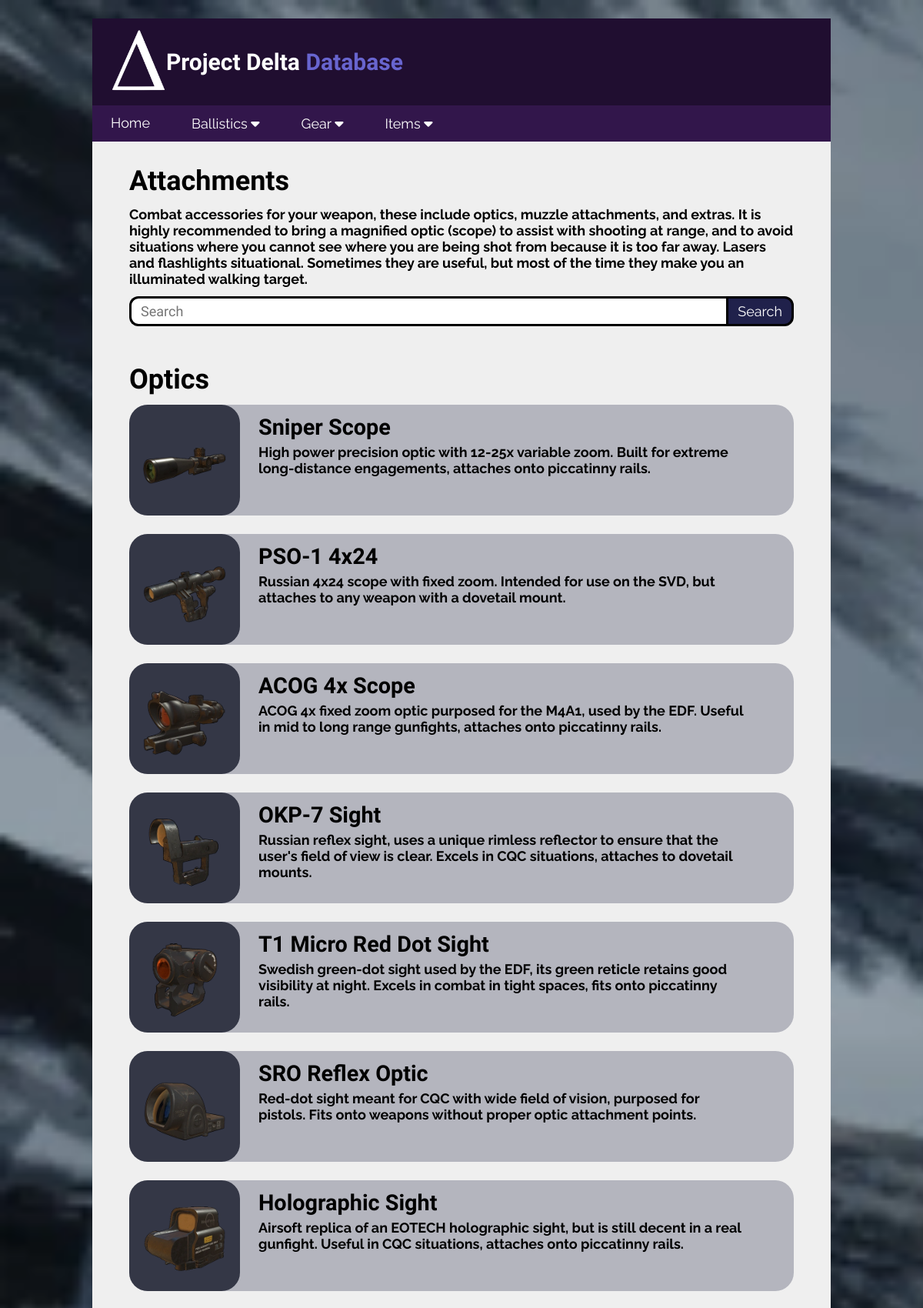
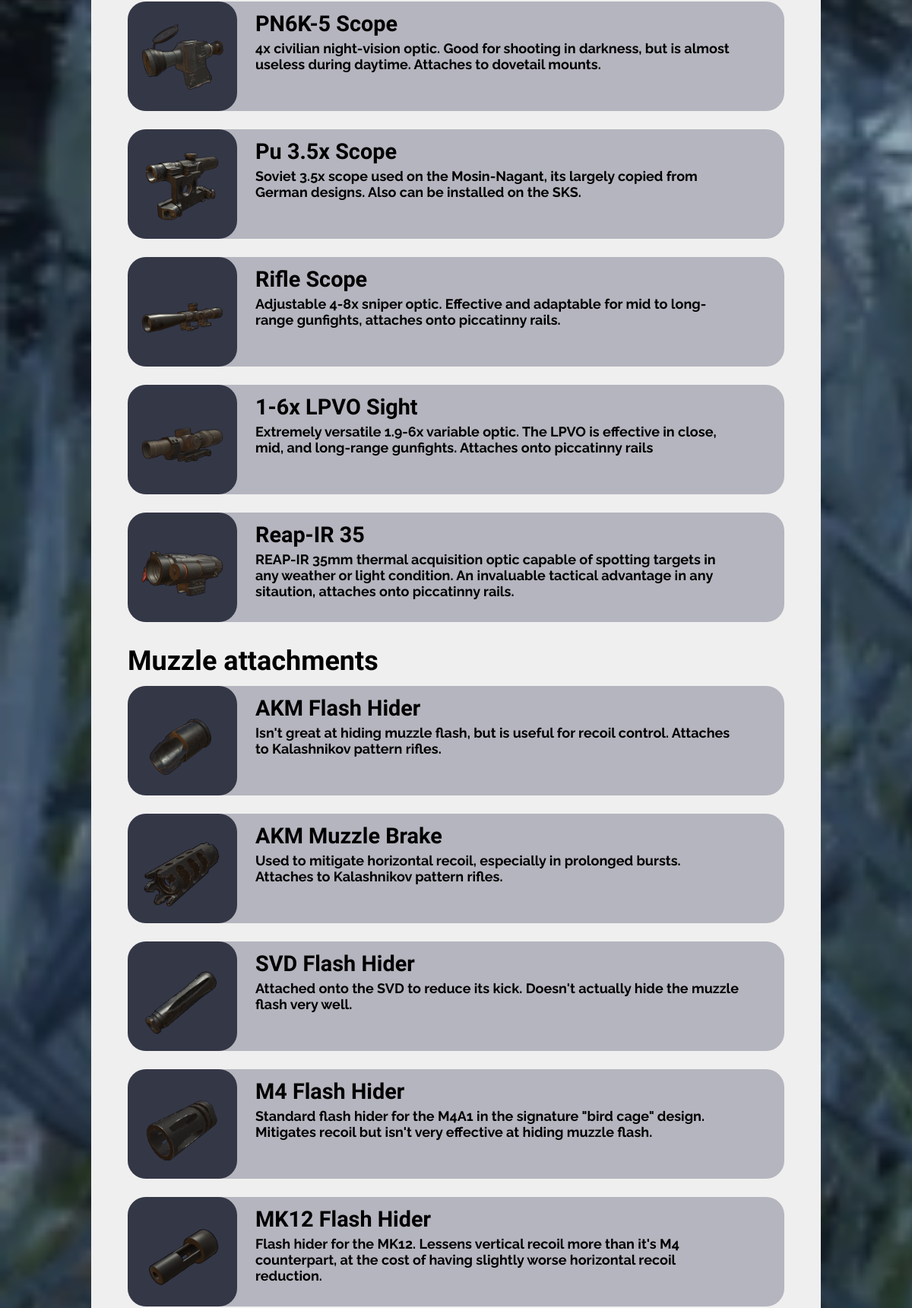
Page /attachments (upper part) on the committed database (2 pictures, top to bottom).
### tables this page shows
CREATE TABLE attachments (id INTEGER PRIMARY KEY, name TEXT, type TEXT, zoom TEXT, "recoil.v" INTEGER, "recoil.h" INTEGER, mobility INTEGER, durability INTEGER, description TEXT, image TEXT);

### Flask/routes.py (the view)
@app.route("/attachments", methods=["GET", "POST"])
def all_attachments():
    conn = sqlite3.connect('delta.db')
    cur = conn.cursor()
    search_query = request.args.get('search', '')
    if search_query:
       cur.execute("SELECT * FROM attachments WHERE name LIKE ? AND type = ? ORDER BY id", ('%' + search_query + '%', 'Optic'))
    else:
        cur.execute("SELECT * FROM attachments WHERE type = ? ORDER BY id", ("Optic",))
    optics = cur.fetchall()
    cur = conn.cursor()
    if search_query:
       cur.execute("SELECT * FROM attachments WHERE name LIKE ? AND type = ? ORDER BY id", ('%' + search_query + '%', 'Muzzle'))
    else:
        cur.execute("SELECT * FROM attachments WHERE type = ? ORDER BY id", ("Muzzle",))
    muzzles = cur.fetchall()
    cur = conn.cursor()
    if search_query:
       cur.execute("SELECT * FROM attachments WHERE name LIKE ? AND type = ? ORDER BY id", ('%' + search_query + '%', 'Extra'))
    else:
        cur.execute("SELECT * FROM attachments WHERE type = ? ORDER BY id", ("Extra",))
    extras = cur.fetchall()
    conn.close()
    return render_template('attachments.html', optics=optics, muzzles=muzzles, extras=extras, title="Attachments", search=search_query, easter_egg_queries=easter_egg_queries)

### Flask/templates/attachments.html (shortened to what this page needs)
{% extends "partials/layout.html" %}
{% block content %}
<h2>Attachments</h2>
<h4>
    Combat accessories for your weapon, these include optics, muzzle attachments, and extras.
    It is highly recommended to bring a magnified optic (scope) to assist with shooting at range,
    and to avoid situations where you cannot see where you are being shot from because it is too far away.
    Lasers and flashlights situational. Sometimes they are useful, but most of the time
    they make you an illuminated walking target.
</h4>
{% include 'partials/searchbar.html' %}
{% set is_easter_egg = search and search|lower in easter_egg_queries %}
{% if optics or muzzles or extras %}
{% if optics %}
<h2>Optics</h2>
{% for optic in optics %}
<div class="row">
    <a href="{{ url_for('attachment', id=optic[0]) }}">
        <img src="/static/images/ballistics/attachments/{{optic[9]}}" class="icon">
    </a>
    <div>
        <h3>{{optic[1]}}</h3>
        <h5>{{optic[8]}}</h5>
    </div>
</div>
{% endfor %}
{% endif %}
{% if muzzles %}
<h2>Muzzle attachments</h2>
{% for muzzle in muzzles %}
<div class="row">
    <a href="{{ url_for('attachment', id=muzzle[0]) }}">
        <img src="/static/images/ballistics/attachments/{{muzzle[9]}}" class="icon">
    </a>
    <div>
        <h3>{{muzzle[1]}}</h3>
        <h5>{{muzzle[8]}}</h5>
    </div>
</div>
{% endfor %}
{% endif %}
{% endif %}
{% endblock %}

### Flask/static/css/style.css (style rules this page uses)
body { background-image: url("../images/background.png"); background-repeat: no-repeat; background-size: cover; background-attachment: fixed; margin: 0; font-family: "Raleway"; }
.icon { display: block; width: 9vw; height: 9vw; padding: 1.5vw; background-color: #343746; border-radius: 2vw; transition-duration: 0.3s; }
h2 { color: black; font-size: 3vw; margin: 2.5vw 0 1vw 4vw; font-family: 'Bungee'; }
a { color: black; text-decoration: none; display: inline-block; transition-duration: 0.3s; }
h3 { color: black; font-size: 2.4vw; margin-top: 1vw; margin-left: 2vw; font-family: 'Bungee'; }
h4 { color: black; font-size: 1.5vw; margin: 0 4vw 1vw 4vw; }
h5 { color: black; font-size: 1.5vw; margin: -2vw 5vw 0 2vw; }
.row { display: flex; margin: 0vw 4vw 2vw 4vw; flex: 1 1 auto; background-color: #b4b5be; border-radius: 2vw; }

### rows in the picture
attachments: image (picture), name "Sniper Scope", description "High power precision optic with 12-25x variable zoom. Built for extreme long-distance engagements, attaches onto piccatinny rails."
attachments: image (picture), name "PSO-1 4x24", description "Russian 4x24 scope with fixed zoom. Intended for use on the SVD, but attaches to any weapon with a dovetail mount."
attachments: image (picture), name "ACOG 4x Scope", description "ACOG 4x fixed zoom optic purposed for the M4A1, used by the EDF. Useful in mid to long range gunfights, attaches onto piccatinny rails."
attachments: image (picture), name "OKP-7 Sight", description "Russian reflex sight, uses a unique rimless reflector to ensure that the user's field of view is clear. Excels in CQC situations, attaches to dovetail mounts."
attachments: image (picture), name "T1 Micro Red Dot Sight", description "Swedish green-dot sight used by the EDF, its green reticle retains good visibility at night. Excels in combat in tight spaces, fits onto piccatinny rails."
attachments: image (picture), name "SRO Reflex Optic", description "Red-dot sight meant for CQC with wide field of vision, purposed for pistols. Fits onto weapons without proper optic attachment points."
attachments: image (picture), name "Holographic Sight", description "Airsoft replica of an EOTECH holographic sight, but is still decent in a real gunfight. Useful in CQC situations, attaches onto piccatinny rails."
attachments: image (picture), name "PN6K-5 Scope", description "4x civilian night-vision optic. Good for shooting in darkness, but is almost useless during daytime. Attaches to dovetail mounts."
attachments: image (picture), name "Pu 3.5x Scope", description "Soviet 3.5x scope used on the Mosin-Nagant, its largely copied from German designs. Also can be installed on the SKS."
attachments: image (picture), name "Rifle Scope", description "Adjustable 4-8x sniper optic. Effective and adaptable for mid to long-range gunfights, attaches onto piccatinny rails."
attachments: image (picture), name "1-6x LPVO Sight", description "Extremely versatile 1.9-6x variable optic. The LPVO is effective in close, mid, and long-range gunfights. Attaches onto piccatinny rails"
attachments: image (picture), name "Reap-IR 35", description "REAP-IR 35mm thermal acquisition optic capable of spotting targets in any weather or light condition. An invaluable tactical advantage in any sitaution, attaches onto piccatinny rails."
attachments: image (picture), name "AKM Flash Hider", description "Isn't great at hiding muzzle flash, but is useful for recoil control. Attaches to Kalashnikov pattern rifles."
attachments: image (picture), name "AKM Muzzle Brake", description "Used to mitigate horizontal recoil, especially in prolonged bursts. Attaches to Kalashnikov pattern rifles."
attachments: image (picture), name "SVD Flash Hider", description "Attached onto the SVD to reduce its kick. Doesn't actually hide the muzzle flash very well."
attachments: image (picture), name "M4 Flash Hider", description "Standard flash hider for the M4A1 in the signature \"bird cage\" design. Mitigates recoil but isn't very effective at hiding muzzle flash."
attachments: image (picture), name "MK12 Flash Hider", description "Flash hider for the MK12. Lessens vertical recoil more than it's M4 counterpart, at the cost of having slightly worse horizontal recoil reduction."
